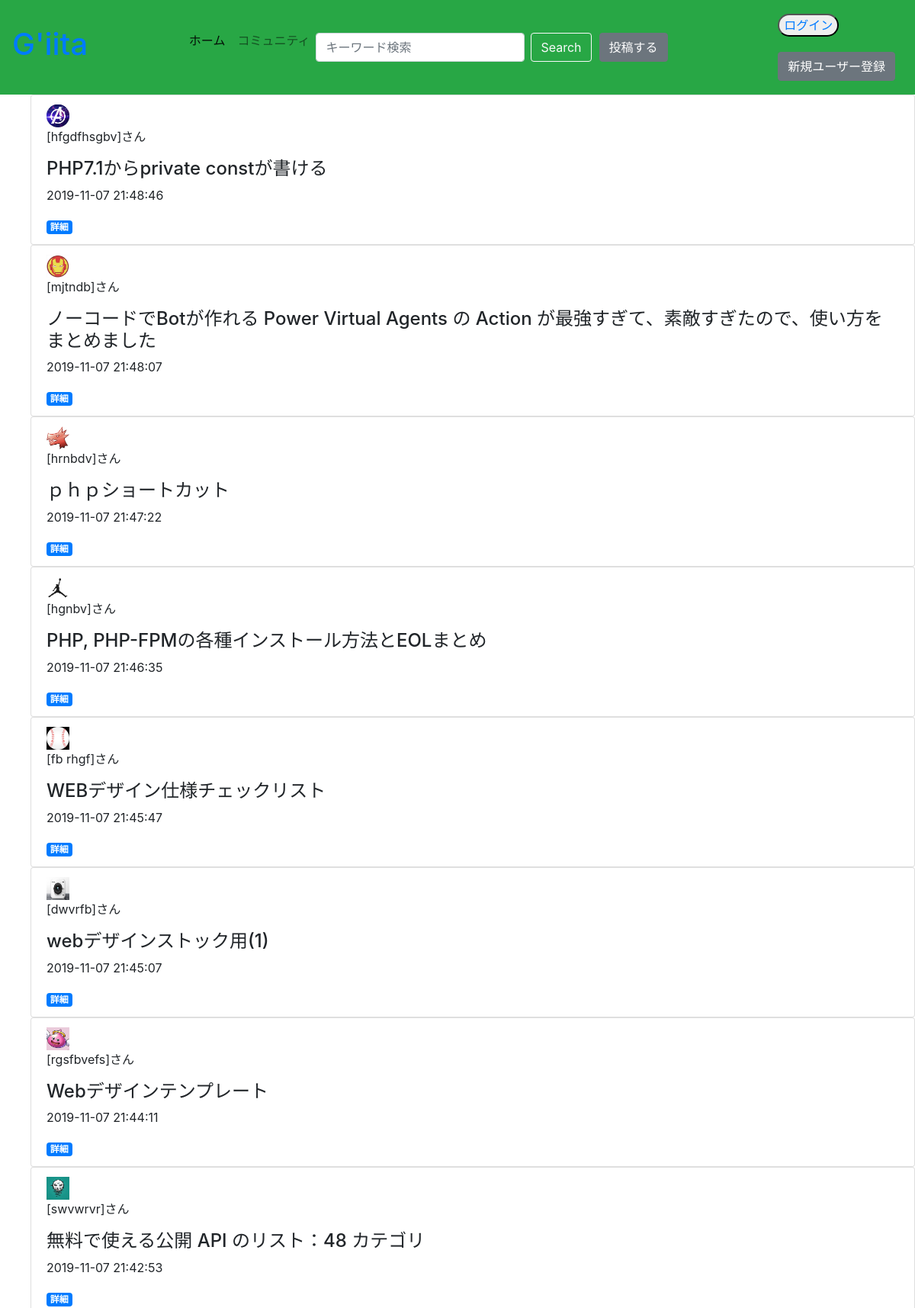
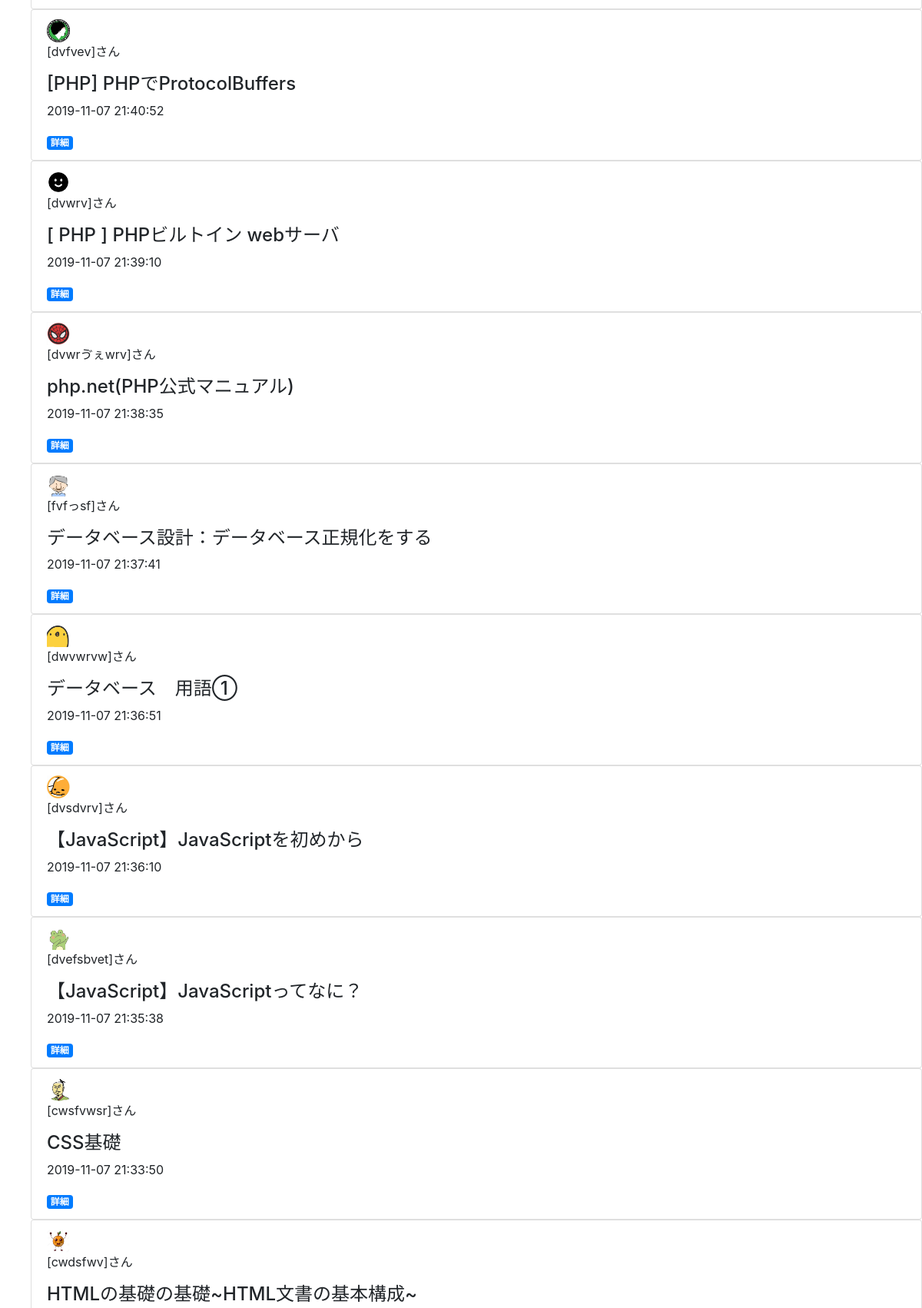
The page /select.php (upper part) on the database its author committed (2 pictures, top to bottom).
### tables this page shows
CREATE TABLE `giita_table` (
  `id` int(12) NOT NULL,
  `image` varchar(128) DEFAULT NULL,
  `name` varchar(64) NOT NULL,
  `title` varchar(128) NOT NULL,
  `comment` varchar(5000) NOT NULL,
  `indate` datetime NOT NULL
);

### select.php (the view, shortened to what this page needs)
<?php
$pdo = connectToDb();
$sql = 'SELECT * FROM giita_table ORDER BY indate DESC';
$stmt = $pdo->prepare($sql);
$status = $stmt->execute();
if ($status == false) {
    showSqlErrorMsg($stmt);
} else {
    $view = '';
    while ($result = $stmt->fetch(PDO::FETCH_ASSOC)) {
        $view .= '<div class="list-group">';
        $view .= '<li  class="list-group-item"><div  class="icon"><a  class="name"><img src="' . $result['image'] . '"width="30px" height="30px"></a>';
        $view .= '<div>';
        $view .= '<p>' . '[' . $result['name'] . ']さん' . '</p>';
        $view .= '<h4>' . $result['title'] . '</h4>' . '<p>' . $result['indate'] . '</p>';
        $view .= '<div><a href="detail.php?id=' . $result['id'] . '" class="badge badge-primary">詳細</a>';
        $view .= '</li></div>';
    }
}
?>
<!DOCTYPE html>
<html lang="ja">
<head>
    <link rel="stylesheet" href="https://stackpath.bootstrapcdn.com/bootstrap/4.2.1/css/bootstrap.min.css">
</head>
<body>
    <header>
        <nav class="navbar navbar-expand-lg navbar-light bg-success">
            <a class="h1" href="kadai_index.html">G'iita</a>
            <div class="collapse navbar-collapse" id="navbarTogglerDemo03">
                <ul class="navbar-nav mr-auto mt-2 mt-lg-0">
                    <li class="nav-item active">
                        <a class="nav-link" href="kadai_index.html">ホーム <span class="sr-only">(current)</span></a>
                    </li>
                    <li class="nav-item">
                        <a class="nav-link" href="#">コミュニティ</a>
                    </li>
                    <form class="form-inline my-2 my-lg-0">
                        <input name="search" class="form-control mr-sm-2" type="search" placeholder="キーワード検索" aria-label="Search" autocomplete="on" list="list">
                        <button name="searchPush" class="btn btn-outline-light my-2 my-sm-0" type="submit">Search</button>
                    </form>
                    <div class="search">
                        <a href="index.php" class="btn btn btn-secondary btn-md">投稿する</a>
                    </div>
                </ul>
                <div>
                    <div class="login">
                        <button class="loginicon">
                            <a href="login.php">ログイン</a>
                        </button>
                    </div>
                    <div class="search">
                        <a href="user_index.php" class="btn btn btn-secondary btn-md">新規ユーザー登録</a>
                    </div>
                </div>
            </div>
        </nav>
    </header>
    <div class="main">
        <ul class="view">
            <?= $view ?>
        </ul>
    </div>
</body>
</html>

### select.php (style rules this page uses)
.search { padding: 10px; }
.login { padding: 10px; }
.loginicon { border-radius: 30px; cursor: pointer; }
.list-group { box-sizing: inherit; }
ul { margin: auto; }
.main { display: flex; }

### rows shown on the page
giita_table: image (picture), name "hfgdfhsgbv", title "PHP7.1からprivate constが書ける", indate "2019-11-07 21:48:46"
giita_table: image (picture), name "mjtndb", title "ノーコードでBotが作れる Power Virtual Agents の Action が最強すぎて、素敵すぎたので、使い方をまとめました", indate "2019-11-07 21:48:07"
giita_table: image (picture), name "hrnbdv", title "ｐｈｐショートカット", indate "2019-11-07 21:47:22"
giita_table: image (picture), name "hgnbv", title "PHP, PHP-FPMの各種インストール方法とEOLまとめ", indate "2019-11-07 21:46:35"
giita_table: image (picture), name "fb rhgf", title "WEBデザイン仕様チェックリスト", indate "2019-11-07 21:45:47"
giita_table: image (picture), name "dwvrfb", title "webデザインストック用(1)", indate "2019-11-07 21:45:07"
giita_table: image (picture), name "rgsfbvefs", title "Webデザインテンプレート", indate "2019-11-07 21:44:11"
giita_table: image (picture), name "swvwrvr", title "無料で使える公開 API のリスト：48 カテゴリ", indate "2019-11-07 21:42:53"
giita_table: image (picture), name "dvfvev", title "[PHP] PHPでProtocolBuffers", indate "2019-11-07 21:40:52"
giita_table: image (picture), name "dvwrv", title "[ PHP ] PHPビルトイン webサーバ", indate "2019-11-07 21:39:10"
giita_table: image (picture), name "dvwrゔぇwrv", title "php.net(PHP公式マニュアル)", indate "2019-11-07 21:38:35"
giita_table: image (picture), name "fvfっsf", title "データベース設計：データベース正規化をする", indate "2019-11-07 21:37:41"
giita_table: image (picture), name "dwvwrvw", title "データベース 用語①", indate "2019-11-07 21:36:51"
giita_table: image (picture), name "dvsdvrv", title "【JavaScript】JavaScriptを初めから", indate "2019-11-07 21:36:10"
giita_table: image (picture), name "dvefsbvet", title "【JavaScript】JavaScriptってなに？", indate "2019-11-07 21:35:38"
giita_table: image (picture), name "cwsfvwsr", title "CSS基礎", indate "2019-11-07 21:33:50"
giita_table: image (picture), name "cwdsfwv", title "HTMLの基礎の基礎~HTML文書の基本構成~"
